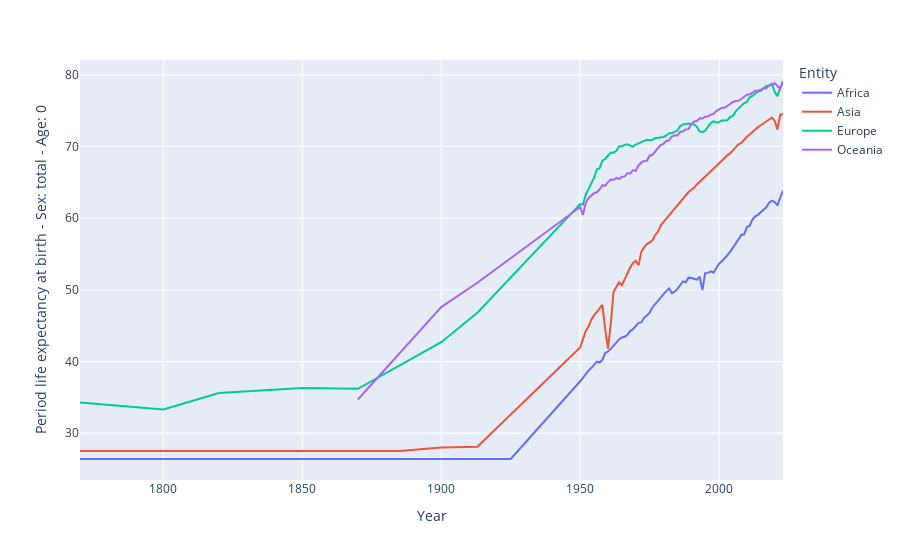

This figure's notebook cell:
### Markdown cell above
### With plotly.express

### Code cell
continents = ['Asia','Africa','Europe','Oceania']
fig = px.line(df_life_exp[df_life_exp['Entity'].isin(continents)], x='Year', y='Period life expectancy at birth - Sex: total - Age: 0', color='Entity') 
fig.show()
